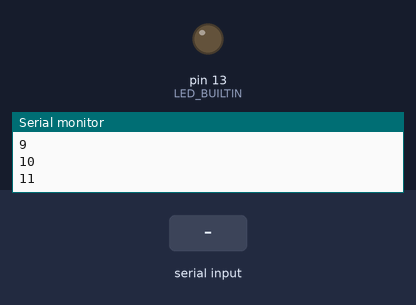
A sketch run on a simulated Arduino Uno, built with avr-gcc and run on an emulated ATmega328P. On the bench: output pins drawn as LEDs (lit = HIGH), the last lines printed to the serial monitor. The inputs (shaded band) are chosen by the test bench.

Above: at 1.2 s.
1.3 s: "b" received over Serial
At 1.8 s:
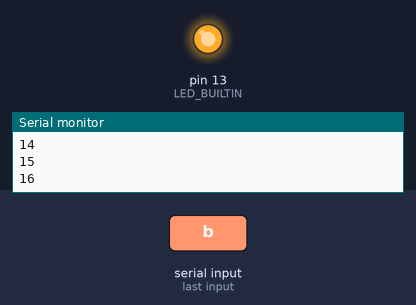
2.8 s: "1" received over Serial
At 4.2 s:
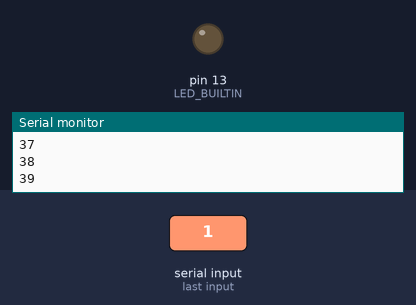
Timing chart, 0 to 5.8 s (numbered marks = the images above; inputs shaded):
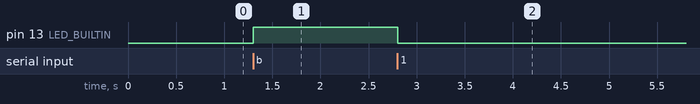

Measured:
- after the input at 1.3 s, pin 13 (LED_BUILTIN): LOW → HIGH at once
- after the input at 2.8 s, pin 13 (LED_BUILTIN): HIGH → LOW at once

The sketch:

arduino_hmi.ino
```cpp
String datas = "";
int i;
void setup() {
  Serial.begin(9600); // opens serial port, sets data rate to 9600 bps
  pinMode(LED_BUILTIN, OUTPUT);
  digitalWrite(LED_BUILTIN, LOW);
}

void loop() {
  // send/receive data
  Serial.println(i);
  i++;
  delay(100);
  if (Serial.available() > 0) {


     // read the incoming byte ( char = 1 byte ) :
    datas = (char)Serial.read(); // only reads 1 byte of data

/*
 instructions: 0 1 1 0 0 0 1 0  activates "b" relay
               0 1 1 0 0 0 1 1  activates "c" relay
               0 1 1 0 0 1 0 0  activates "d" relay

               0 0 1 1 0 0 0 1  deactivates "b" relay
               0 0 1 1 0 0 1 0  deactivates "c" relay
               0 0 1 1 0 0 1 1  deactivates "d" relay

 */
    if(datas == "b"){

      digitalWrite(LED_BUILTIN, HIGH);
      delay(100);

      }

    else if( datas == "1") //
    {

      digitalWrite(LED_BUILTIN, LOW);
      delay(100);

      }

    if(datas == "c"){

      digitalWrite(5, HIGH);
      delay(100);

      }

    else if( datas == "2")
    {

      digitalWrite(5, LOW);
      delay(100);

      }

    if(datas == "d"){

      digitalWrite(6, HIGH);
      delay(100);

      }

    else if( datas == "3")
    {

      digitalWrite(6, LOW);
      delay(100);

      }


    }


}
```
